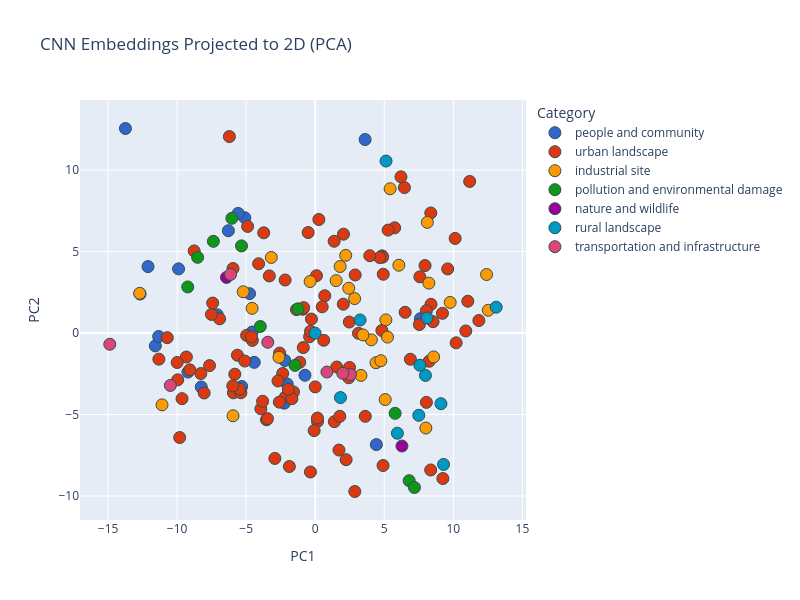

The code cell stored with this chart in its notebook:
### Code cell
# Quick projection to 2D for visual intuition
pca_preview = PCA(n_components=2, random_state=123)
xy_preview = pca_preview.fit_transform(all_embeddings)

# Create a DataFrame for visualization
pca_preview_df = pd.DataFrame({
    "PC1": xy_preview[:, 0],
    "PC2": xy_preview[:, 1],
    "Category": meta_df["category"].str.lower(),
    "Title": meta_df["title"].apply(lambda t: textwrap.fill(str(t).lower(), 
                                                            width=50).replace('\n', '<br>')),
    "Image ID": meta_df["img_path"]
})

# Create an interactive scatter plot
fig = px.scatter(
    pca_preview_df,
    x="PC1",
    y="PC2",
    color="Category",
    hover_data={
        "Title": True,
        "Image ID": True,
        "PC1": False,
        "PC2": False,
        "Category": True
    },
    title="CNN Embeddings Projected to 2D (PCA)",
    color_discrete_sequence=px.colors.qualitative.G10,  # A high-contrast palette
    width=800, height=600
)

fig.update_traces(marker=dict(size=12, line=dict(width=1, color='DarkSlateGrey')))
fig.show()

### Figure 1 — Plotly figure (JSON) as saved in the notebook; plotly's stock layout.template omitted (floating-point values rounded to 4 significant figures; data arrays with more than 128 entries replaced by an {"elided": "..."} marker saying what was removed)
{"data": [{"customdata": [["edgard stephens, professor of environmental<br>science at the statewide air pollution research<br>center, using optical particle counter", "542663.jpg", "people and community"], ["air pollution control department officers mel<br>schreckengost and dick fehrenback discussing<br>citation with driver of violating truck", "542759.jpg", "people and community"], ["citizens protest further destruction of<br>mississippi river bank. they want the area<br>preserved as a park", "544235.jpg", "people and community"], ["smiling participant in the \"junior rodeo\",<br>sponsored by the parker indian rodeo association<br>and held on the colorado river indian reservation", "549045.jpg", "people and community"], ["fisherman launches his boat into the grand glaize<br>arm of the lake from the camp-grounds in lake of<br>the ozarks state park", "551280.jpg", "people and community"], ["annual smelt run at singing bridge, tawas city. in<br>mid-april thousands of fishermen gather at whitney<br>drain, a manmade canal on lake huron, to dipnet<br>for these small fish. fog does not deter the<br>fishermen", "551389.jpg", "people and community"], ["annual smelt run at singing bridge, tawas city. in<br>mid-april thousands of fishermen gather at whitney<br>drain, a manmade canal on lake huron, to dipnet<br>for these small fish. fishermen, waiting for the<br>next run, enjoy a camp fire", "551402.jpg", "people and community"], ["annual smelt run at singing bridge, tawas city. in<br>mid-april thousands of fishermen gather at whitney<br>drain, a manmade canal on lake huron, to dipnet<br>for these small fish. dipnetting at night", "551403.jpg", "people and community"], ["warren freeman, 50, built a cottage on an island<br>in the kansas river. the island lies between the<br>18th street and east kansas avenue bridges.<br>unemployment checks and fishing are his present<br>means of support. freeman is loading his boat on<br>an automobile trailer", "552120.jpg", "people and community"], ["crab netting at brinnon tide flat on the hood<br>canal brings out large crowds during the spring<br>and summer minus tides. catch is mainly dungeness<br>crabs, which must measure six inches across the<br>shell. only the male crabs may be retained", "552282.jpg", "people and community"], ["exhibit at the first symposium on low pollution<br>power systems development held at the marriott<br>motor inn, ann arbor vehicles and hardware were<br>assembled at the epa ann arbor laboratory. part of<br>the exhibit was held in the motel parking lot seen<br>here are symposium participants with general<br>motors gasoline powered vehicle (foreground) and,<br>in background, the epa/williams turbine car", "552788.jpg", "people and community"], ["august brings the \"d'aug days\" to fountain square.<br>\"d'aug days\" is a month long festival of arts<br>presented to, for, and sometimes by, the people.<br>crowds in the square watch as dancers perform<br>under spotlights", "553259.jpg", "people and community"], ["billy watkins eats a bowl of cereal in the living<br>room of his house in mulky square. billy is one of<br>9 children of a biscuit company worker and his<br>wife", "553529.jpg", "people and community"], ["herbert may and companions gear up to fish on red<br>lake", "554198.jpg", "people and community"], ["it seems people don't consider something as a<br>crisis or national issue until it is reproduced on<br>a tee shirt. this message \"join the energy corps,\"<br>was produced by a power company, and worn by a<br>little girl", "555436.jpg", "people and community"], ["private residence on north main street in<br>paterson, new jersey. the inner city today is an<br>absolute contradiction to the main stream america<br>of gas stations, expressways, shopping centers and<br>tract homes. it is populated by blacks, latins and<br>the white poor. most of all, the inner city is<br>human beings, as threatened and beautiful as the<br>19th century buildings in their environment", "555922.jpg", "people and community"], ["fireman, left, and engineer in the cab of the<br>empire builder passenger train as it heads west<br>from chicago to east glacier park montana, and<br>seattle, washington. amtrak, since it assumed<br>responsibility for most u.s. intercity rail<br>passenger service in 1971 has been working to<br>improve facilities and attract riders by using<br>methods employed by the airlines such as<br>computerized reservations", "556086.jpg", "people and community"], ["the rev. jesse jackson speaks on a radio broadcast<br>from the headquarters of operation push at its<br>annual convention. one of the aims of the<br>organization is to open the world of business to<br>small black owned businesses. rev. jackson is<br>credited for helping to make chicago the black<br>banking capital of the country. he helped persuade<br>white companies to stop taking profits earned from<br>black consumers to the white suburbs", "556253.jpg", "people and community"], ["kitsap county audubon society members on a field<br>trip. they are identifying the fauna and flora on<br>a small piece of wild land being mis-used by<br>weekend trail motor bikers. increased land use<br>pressure is expected when the navy's trident<br>submarine base is built nearby. a \"new city\" is<br>proposed to house a substantial portion of the<br>projected 27,000 people who will move into the<br>area when the naval installation is completed", "557007.jpg", "people and community"], ["young woman watches an exhaust analyzer machine as<br>her auto is being tested at an auto emission<br>inspection station in downtown cincinnati, ohio.<br>the auto did not pass the test for carbon monoxide<br>and hydrocarbon emissions and received a temporary<br>sticker. all light duty, spark ignition powered<br>motor vehicles must pass the emissions test<br>annually as well as a safety check which has been<br>in effect since 1940. (see pictures #15472 through<br>78)", "557921.jpg", "people and community"], ["newborn child in the delivery room of loretto<br>hospital in new ulm, minnesota. there are two<br>hospitals in the town, union which is non-<br>denominational and loretto which is catholic. they<br>have divided their services to specialize and give<br>more efficient service. new ulm is a county seat<br>trading center of 13,000 in a farming area of<br>south central minnesota. it was founded in 1854 by<br>a german immigrant land company that encouraged<br>kinsmen to emigrate from europe", "558169.jpg", "people and community"], ["religion plays an important part in the lives of<br>residents. the largest group of churchgoers are<br>roman catholics. a priest at the new ulm cathedral<br>is shown during a folk guitar mass. this weekly<br>event was begun for the younger people and has<br>become the most popular mass with standing room<br>only. the church interior is decorated with<br>baroque carvings reminiscent of churches in<br>southern germany's bavarian", "558390.jpg", "people and community"], ["religion plays an important part in the lives of<br>residents. the largest group of churchgoers are<br>roman catholics. st. marys church, located in the<br>south part of town, is one of two catholic<br>churches. the parish had met in their church<br>school auditorium for more than 30 years until<br>enough money was raised for the modern church they<br>desired. new ulm is a county seat trading center<br>of 13,000 founded in 1854 by german immigrants", "558397.jpg", "people and community"]], "hovertemplate": "Category=%{customdata[2]}<br>Title=%{customdata[0]}<br>Image ID=%{customdata[1]}<extra></extra>", "legendgroup": "people and community", "marker": {"color": "#3366CC", "line": {"color": "DarkSlateGrey", "width": 1}, "size": 12, "symbol": "circle"}, "mode": "markers", "name": "people and community", "orientation": "v", "showlegend": true, "type": "scatter", "x": [-7.099, -12.68, -2.2, -4.419, 3.611, 7.613, -9.898, -2.245, -4.757, -5.099, -11.58, 4.425, -12.11, -5.581, -5.329, -0.7455, -9.22, -4.571, -2.032, -11.34, -13.75, -8.254, -6.292], "xaxis": "x", "y": [1.119, 2.39, -1.687, -1.801, 11.87, 0.8785, 3.934, -4.303, 2.415, 7.066, -0.7903, -6.846, 4.074, 7.336, -3.28, -2.594, -2.399, 0.0578, -3.129, -0.2157, 12.55, -3.31, 6.273], "yaxis": "y"}, {"customdata": {"elided": "112x3 str values"}, "hovertemplate": "Category=%{customdata[2]}<br>Title=%{customdata[0]}<br>Image ID=%{customdata[1]}<extra></extra>", "legendgroup": "urban landscape", "marker": {"color": "#DC3912", "line": {"color": "DarkSlateGrey", "width": 1}, "size": 12, "symbol": "circle"}, "mode": "markers", "name": "urban landscape", "orientation": "v", "showlegend": true, "type": "scatter", "x": [6.459, 1.386, -0.2742, 10.13, -5.926, 5.749, 1.717, 2.465, -6.218, -7.655, 0.08918, 4.911, 8.247, -1.576, -3.732, -1.361, -3.532, 8.049, 4.84, -2.925, 7.539, -2.579, -2.182, -9.817, 2.892, -0.5127, -9.334, -10.71, 0.6891, -4.972, 0.164, 2.423, -5.957, -0.9067, 4.875, 6.206, -4.555, 2.032, 1.779, 3.129, -2.173, 2.045, 1.37, -0.08116, -9.647, 4.924, -2.601, -5.385, 7.952, 6.89, 4.672, 9.24, 0.1599, -0.3486, -5.827, -1.873, -1.691, 3.624, 8.531, 2.235, -6.927, 0.6136, -7.518, 10.2, 2.863, -0.8678, -0.407, -5.637, 2.483, -2.359, 11.05, 8.384, -4.898, 0.5044, 4.827, 11.85, 6.51, -9.961, 8.36, 9.212, -9.998, -1.952, 7.575, 9.59, 8.368, 5.275, -7.429, 10.9, 0.2616, -5.489, 1.558, -5.1, -0.3411, -8.287, -8.044, -2.7, 8.048, 11.18, 3.949, -5.972, -0.0004625, -0.8378, -3.461, -4.1, -1.124, -3.326, -8.769, -4.629, -11.32, -3.939, -9.085, -3.811], "xaxis": "x", "y": [8.919, -5.439, 0.8551, 5.801, -3.67, 6.452, -7.181, 0.6736, 12.05, -2.001, 3.516, -8.13, -1.734, -3.616, 6.145, 1.434, -5.325, -4.256, 4.732, -7.694, 0.5209, -1.232, 3.251, -6.414, 3.56, 6.162, -1.474, -0.2847, 2.284, -0.1463, -5.425, -2.745, 3.952, 1.455, 4.65, 9.58, -0.4542, 1.769, -5.112, -0.02001, -3.939, 6.063, 5.626, -5.988, -4.027, 3.603, -4.241, -3.667, 4.136, -1.61, 4.627, -8.929, -5.219, -8.525, -2.526, -8.192, -4.027, -5.112, 0.6933, -7.77, 0.8703, -0.4469, 1.14, -0.6035, -9.723, -0.8945, -0.2265, -1.364, -2.113, -2.483, 1.95, 1.76, 6.538, 1.606, 0.1535, 0.7629, 1.271, -2.874, -8.403, 1.207, -1.808, -3.457, 3.447, 3.933, 7.362, 6.311, 1.836, 0.125, 6.963, -3.443, -2.087, -1.72, 0.1057, -2.487, -3.68, -2.944, 1.368, 9.297, 4.744, -3.241, -3.306, 1.555, -5.252, 4.248, -1.799, 3.502, 5.035, -0.2296, -1.605, -4.651, -2.26, -4.187], "yaxis": "y"}, {"customdata": [["settling pond where wastes are allowed to \"settle<br>out\" from milling process at idarado mill", "543750.jpg", "industrial site"], ["mill and mine tailings piles left from abandoned<br>gold mill", "543848.jpg", "industrial site"], ["phelps lodge corp.'s abandoned mine tower at the<br>lavender pit mine", "544102.jpg", "industrial site"], ["strip mining operations at the navajo mine of the<br>utah construction and mining company. the navajo<br>mine services the four corners generating plant", "544135.jpg", "industrial site"], ["smoke from lumber mill's \"teepee\" burner obscures<br>administration building", "544970.jpg", "industrial site"], ["chimneys of u.s. steel plant emit smoke 24 hours a<br>day", "545435.jpg", "industrial site"], ["unloading oil laden debris: part of epa supervised<br>clean-up of the san juan river oil spill. 285,000<br>gallons of crude oil spilled from a burst pipeline<br>and flowed 200 miles downstream before it was<br>contained by a log boom. this disposal site was<br>dug in a hilltop about a quarter mile from the<br>boom", "545677.jpg", "industrial site"], ["close-up of garbage and tiny dead fish which were<br>washed ashore along lake charles. mercury content<br>of the lake is high because of heavy concentration<br>of industry nearby", "546138.jpg", "industrial site"], ["sulphur fumes pour out of the smokestacks of the<br>olin mathieson chemical plant", "546237.jpg", "industrial site"], ["compacted old cars on flatbed truck are ready for<br>the shredder (in background), at the klean steel<br>manufacturing corporation in flowood. mr. v.t.<br>hawkins, director of solid waste planning, state<br>board of health, is alongside the truck", "546261.jpg", "industrial site"], ["mechanics at work at \"call carl,\" computerized<br>center", "546632.jpg", "industrial site"], ["longshoreman unloads cargo at dundalk marine<br>terminal, a maryland port authority facility, in<br>baltimore harbor", "546869.jpg", "industrial site"], ["container cargo is unloaded at dundalk marine<br>terminal, a maryland port authority facility", "546910.jpg", "industrial site"], ["steel mill waste along the southern shore of lake<br>michigan", "547172.jpg", "industrial site"], ["view north along the androscoggin river from the<br>brown paper company, one of the city's industrial<br>plants", "550673.jpg", "industrial site"], ["algae collect inside bays of the fox river between<br>appleton and green bay. there are 19 sources of<br>industrial pollution along this 40-mile stretch.<br>the problem is compounded by algae in lake<br>winnebago, which dies in the lake, decompose in<br>the river, and pass into the bay", "550753.jpg", "industrial site"], ["charmin paper company at green bay contributes its<br>share of smoke and sulfite odor to the heavily<br>industrialized bay area. the leading industry here<br>is paper and paper products", "550870.jpg", "industrial site"], ["smokestack of the du point chemical plant on the<br>houston ship channel", "550938.jpg", "industrial site"], ["looking up the kanawha river valley from deep<br>water toward alloy where smoke from union<br>carbide's ferroalloy plant rises high into the air", "551052.jpg", "industrial site"], ["raleigh junk company, a large scrap metal<br>operation on the kanawha river at riverside", "551089.jpg", "industrial site"], ["monsanto chemical company at nitro on the kanawha<br>river interstate 64 crosses the river just below<br>the plant. in the distance are the chimneys and<br>cooling towers of the john amos power plant", "551173.jpg", "industrial site"], ["12th street in the early morning looking south<br>toward the kansas river. junk cars are being<br>brought to a local factory which processes scrap<br>metal", "552077.jpg", "industrial site"], ["black smoke pouring from crown zellerbach kraft<br>pulp mill", "552193.jpg", "industrial site"], ["national metals junkyard. (from the sites<br>exhibition. for other images in this assignment,<br>see fiche numbers 38, 39, 40, 58.)", "553863.jpg", "industrial site"], ["dying corn plant is shown in a truck garden about<br>12 hours after being contaminated when a pennwalt<br>corporation chemical storage plant was destroyed<br>by fire and explosions believed caused by<br>lightning. chemicals also spilled into the<br>olentangy river june 20, 1974, and caused a major<br>fish kill. epa authorities supervised the cleanup", "555545.jpg", "industrial site"], ["shift of miners in the elevator which will take<br>them down to work in the virginia-pocahontas mine<br>#4 near richlands, virginia they are headed for<br>the 1,200 foot level. the black hats signify that<br>the men are experienced miners. the miner with the<br>green hat is a safety man. these mines have three<br>shifts, two working and one cleanup", "556336.jpg", "industrial site"], ["pollution from coke batteries hangs in the air<br>over a jones and laughlin steel corporation plant<br>at aliquippa, pennsylvania near pittsburgh. some<br>discharge also is made into the ohio river, the<br>pollution has continued since this picture was<br>taken. new coke batteries were scheduled for<br>operation in the fall of 1975", "557248.jpg", "industrial site"], ["union carbide ferro-alloy plant. emissions from<br>the metallurigical plant were reduced 97.7 percent<br>between october 1967, and september, 1975. the<br>decrease occurred after agreement on a compliance<br>schedule between union carbide and the west<br>virginia air pollution control commission. the<br>u.s. environmental protection agency stack sampled<br>plant emissions while developing national new<br>source performance standards. (see images 8496-98)", "557373.jpg", "industrial site"], ["union carbide ferro-alloy plant seen from deep<br>water. total plant emissions decreased from<br>113,252 tons to 2,649 tons from 1967 to 1975, a<br>drop of 97.7 percent. the decrease occurred after<br>agreement on a compliance schedule between union<br>carbide and the west virginia air pollution<br>control commission. the u.s. environmental<br>protection agency stack sampled plant emissions<br>while developing national new source performance<br>standards. (see images 8566 and 8567)", "557379.jpg", "industrial site"], ["neat, well kept homes on a hillside of boomer,<br>near the union carbide ferro-alloy plant. total<br>plant emissions from the metallurgical furnaces<br>and the powerhouse were reduced 97.7 percent<br>between october, 1967, and september, 1975. a<br>compliance schedule was reached between the<br>company and the west virginia air pollution<br>control commission. epa stack sampled plant<br>emissions while developing national new source<br>performance standards. (see fiche #141 to 146)", "557404.jpg", "industrial site"]], "hovertemplate": "Category=%{customdata[2]}<br>Title=%{customdata[0]}<br>Image ID=%{customdata[1]}<extra></extra>", "legendgroup": "industrial site", "marker": {"color": "#FF9900", "line": {"color": "DarkSlateGrey", "width": 1}, "size": 12, "symbol": "circle"}, "mode": "markers", "name": "industrial site", "orientation": "v", "showlegend": true, "type": "scatter", "x": [9.771, 5.234, 8.01, 2.204, 4.062, 5.066, 5.42, -2.63, 5.114, -3.183, -4.572, -12.71, -5.215, 12.41, 4.396, 3.31, 3.457, 1.802, 12.53, 2.852, 8.116, -5.954, 6.054, -0.3713, 4.75, -11.1, 1.514, 2.424, 8.228, 8.574], "xaxis": "x", "y": [1.876, -0.2506, -5.829, 4.763, -0.4191, -4.083, 8.848, -1.491, 0.8052, 4.636, 1.513, 2.435, 2.531, 3.587, -1.825, -2.601, -0.118, 4.079, 1.396, 2.111, 6.787, -5.079, 4.158, 3.157, -1.699, -4.408, 3.213, 2.742, 3.059, -1.468], "yaxis": "y"}, {"customdata": [["acid and radium 226 leak from uranium mill<br>tailings pond into the san miguel river", "543756.jpg", "pollution and environmental damage"], ["enlarged lung of emphysema victim. severe air<br>pollution increases risk of respiratory and<br>pulmonary diseases among workers of the birmingham<br>area", "545483.jpg", "pollution and environmental damage"], ["epa man checks log boom for leakage of oil and<br>debris following a massive oil spill into the san<br>juan river. origin of the spill was a burst<br>pipeline, 200 miles upstream. made chiefly of<br>telephone poles, the boom held the oil in check<br>until flood conditions caused it to overflow into<br>lake powell. clean-up operations, involving crews<br>from pipeline company, army, coast guard, and<br>other agencies were supervised by epa", "545663.jpg", "pollution and environmental damage"], ["bayou segnette swampland, which has been<br>devastated by runoff petroleum sludge from a<br>nearby natural gas installation stumps of giant<br>virgin cypress trees attest to the ravages of<br>industrial pollution", "546060.jpg", "pollution and environmental damage"], ["don miller, of the maryland water resources<br>administration, checks water of stony run after<br>accidental spillage of 4000 gallons of oil", "546847.jpg", "pollution and environmental damage"], ["dumping garbage in landfill operation on jamaica<br>bay increased water pollution as well as serious<br>ecological damage is feared", "547983.jpg", "pollution and environmental damage"], ["fishermen at pass manchac. since the recent<br>opening of the bonnet carre spillway, muddy and<br>polluted mississippi river water has entered the<br>brackish lakes pontchartrain and maurepas manchac<br>is directly between the two lakes, and fishing has<br>suffered with the decline in water quality", "548301.jpg", "pollution and environmental damage"], ["los angeles reactive pollutant program (larpp), a<br>unique multi-agency air pollution research study<br>sponsored by the coordinating research council, a<br>government-industry research group", "552369.jpg", "pollution and environmental damage"], ["los angeles reactive pollutant program (larpp), a<br>unique multi-agency air pollution research study<br>sponsored by the coordinating research council, a<br>government-industry research group", "552378.jpg", "pollution and environmental damage"], ["lake borgne oystermen claim release of mississippi<br>river flood waters has polluted their oyster beds.<br>some of the men are preparing a legal deposition.<br>aboard captain pete tesvich's boat they collect<br>evidence for their case. tesvich's group has<br>boarded boat carrying a group of u.s. army corps<br>of engineers biologists together they examine the<br>dead and diseased oysters. oysterman tom hadley<br>probes a diseased oyster", "552880.jpg", "pollution and environmental damage"], ["water in drainage ditch, clogged with wastes,<br>flows from the leominster dump area into the<br>already severely polluted nashua river", "553434.jpg", "pollution and environmental damage"]], "hovertemplate": "Category=%{customdata[2]}<br>Title=%{customdata[0]}<br>Image ID=%{customdata[1]}<extra></extra>", "legendgroup": "pollution and environmental damage", "marker": {"color": "#109618", "line": {"color": "DarkSlateGrey", "width": 1}, "size": 12, "symbol": "circle"}, "mode": "markers", "name": "pollution and environmental damage", "orientation": "v", "showlegend": true, "type": "scatter", "x": [6.804, -6.039, -9.235, 5.786, -1.464, -1.245, -5.34, -7.378, -8.519, -3.979, 7.183], "xaxis": "x", "y": [-9.058, 7.036, 2.825, -4.928, -1.986, 1.48, 5.344, 5.622, 4.64, 0.398, -9.477], "yaxis": "y"}, {"customdata": [["jellyfish, and their ability to fluoresce, is the<br>research engaging this graduate student at the<br>marine biology laboratory of the university of<br>washington", "544965.jpg", "nature and wildlife"], ["one of the many species of coral at john pennekamp<br>coral reef state park, a few miles off key largo", "548711.jpg", "nature and wildlife"]], "hovertemplate": "Category=%{customdata[2]}<br>Title=%{customdata[0]}<br>Image ID=%{customdata[1]}<extra></extra>", "legendgroup": "nature and wildlife", "marker": {"color": "#990099", "line": {"color": "DarkSlateGrey", "width": 1}, "size": 12, "symbol": "circle"}, "mode": "markers", "name": "nature and wildlife", "orientation": "v", "showlegend": true, "type": "scatter", "x": [-6.428, 6.279], "xaxis": "x", "y": [3.409, -6.933], "yaxis": "y"}, {"customdata": [["ekker butte rises in the crystal air of<br>canyonlands national park. the smaller arches<br>national park lies just to the north of the town.<br>bates wilson, superintendent of both parks, says<br>their most important feature at this time is their<br>clear atmosphere. he fears this will be harmed<br>soon by the operation of giant coal-burning power<br>plants in utah and adjoining states. some people<br>feel that the air is already beginning to suffer<br>from the effects of the huge plant at shiprock,<br>new mexico", "545775.jpg", "rural landscape"], ["fishing in the androscoggin river in the \"13-mile<br>wood\" area near errol. the river rises in nearby<br>lake umbagog on the maine-new hampshire boundary", "550665.jpg", "rural landscape"], ["one of the many swamps of northeastern wisconsin<br>that contribute to the headwaters of the wisconsin<br>river", "550782.jpg", "rural landscape"], ["glen ferris, on the kanawha river near gauley<br>bridge, is a popular spot for camping and fishing", "550975.jpg", "rural landscape"], ["fairview church and school are abandoned now. in<br>the 1950's fifty-six students attended fairview<br>school (to the right of the church) and fairview<br>was the community center for the farm people in<br>the area. when small ranches could no longer<br>support their owners, many had to leave", "552674.jpg", "rural landscape"], ["in august, 1973, a major forest fire swept through<br>the western slopes of the sierra mountain range<br>near sonora, california salvage operations on<br>acreage owned by the pickering lumber company of<br>standard, california., began promptly. pickering<br>loggers in burn area", "553638.jpg", "rural landscape"], ["trojan nuclear power plant on the columbia river.<br>(from the sites exhibition. for other images in<br>this assignment, see fiche numbers 42, 43, 44, 45,<br>46, 47.)", "553885.jpg", "rural landscape"], ["junkyard for worn-out agricultural implements at<br>karlstad", "554211.jpg", "rural landscape"], ["abandoned farm which did not succeed near<br>elizabethtown new york, in the adirondack forest<br>preserve", "554562.jpg", "rural landscape"], ["view of overgrazed prairie with hardwood forest in<br>the distance in doniphan county kansas, near troy<br>in the extreme northeast corner of the state.<br>plants that inhabit the area once covered by<br>tallgrass prairie include goldenrod; dogbane and<br>brome grass. northeast kansas is unique because it<br>contains the only hardwood forest in the state in<br>addition to tallgrass prairie", "557099.jpg", "rural landscape"], ["view through an old growth forest with young trees<br>growing in the sunlight between the hugh old<br>douglas fir trees. harold macmillan park, on<br>vancouver island, british columbia. near port<br>alberni, british columbia, canada. from the<br>environmental protection agencys project<br>documerica collection, \" in praise of forests\".<br>for additional images see fiche #s 209, 210, 211,<br>212, and 213. entheos. april, 1969.", "557627.jpg", "rural landscape"], ["rocky mountain stream typical of those in the area<br>near the flume, a natural 800-foot long chasm<br>formed before the ice age, in the franconia notch<br>state park, south of franconia, new hampshire<br>other attractions in the state park include an<br>aerial tramway that carries passengers to the top<br>of 4,200-foot cannon mountain, and the old man of<br>the mountain, a 40-foot profile made famous by<br>nathaniel hawthorne. the area is part of the white<br>mountain national forest", "557823.jpg", "rural landscape"]], "hovertemplate": "Category=%{customdata[2]}<br>Title=%{customdata[0]}<br>Image ID=%{customdata[1]}<extra></extra>", "legendgroup": "rural landscape", "marker": {"color": "#0099C6", "line": {"color": "DarkSlateGrey", "width": 1}, "size": 12, "symbol": "circle"}, "mode": "markers", "name": "rural landscape", "orientation": "v", "showlegend": true, "type": "scatter", "x": [13.1, 7.98, 9.102, 1.828, 3.247, 5.947, 5.126, -0.01297, 8.1, 7.5, 7.58, 9.291], "xaxis": "x", "y": [1.585, -2.603, -4.336, -3.961, 0.8009, -6.148, 10.55, -0.006963, 0.9205, -5.05, -1.978, -8.063], "yaxis": "y"}, {"customdata": [["metro subway construction adds to city traffic<br>problems", "546621.jpg", "transportation and infrastructure"], ["park and ride station at springfield, va. these<br>wind chilled men are waiting for the pentagon bus", "546651.jpg", "transportation and infrastructure"], ["automatic vendors sell tickets for public<br>transportation--bus, trolley, subway and<br>schnellbahn (express) date and time are recorded<br>on the ticket when it is inserted into the puncher<br>marked \"e.\" no transfers are needed", "551875.jpg", "transportation and infrastructure"], ["children sleeping in one of the chair cars on the<br>southwest limited, an overnight train from los<br>angeles, california, to albuquerque, new mexico.<br>compartments are available for passengers who wish<br>to pay more money. the train also has a dome car,<br>dining car and lounge car. it ends its run in<br>chicago", "555970.jpg", "transportation and infrastructure"], ["one passenger steps off a metropolitan atlanta<br>rapid transit authority (marta) bus as another<br>waits to climb on in atlanta georgia. ridership<br>increased 27 percent from 1970 to 1974 to a total<br>of 73,727,000. marta has 715 buses, 490 of them<br>new, that travel 1,592 route miles each work day.<br>new services in addition to the buses were new<br>routes which now total 134, night service,<br>passenger waiting shelters, fringe parking and a<br>fare decrease from 40 to 15 cents", "556804.jpg", "transportation and infrastructure"], ["southern railway right-of-way worker, working with<br>a machine that aids in replacing old track with<br>new quarter mile long sections of rail. on a good<br>day, when the crew doesn't have to stop work too<br>many times to let trains pass on parallel tracks<br>they can lay slightly less than two miles of<br>welded tracks per day in 1974 southern had an<br>average of four crews numbering 50 to 55 men each<br>working on the system's 10,531 miles of railroad", "556874.jpg", "transportation and infrastructure"], ["southern railway right-of-way machinery and work<br>crew improving the roadbed. in 1974 the company<br>spent 18.6 percent of its revenue in track<br>maintenance, the highest in the industry. that<br>year southern laid 91,808 tons of rail and placed<br>2,278,318 railroad ties. the maximum safe speed on<br>the company's track is usually 60 miles per hour<br>for the entire 10,531 miles of the system. in<br>comparison, another company has one section with<br>an eight miles per hour top speed", "556893.jpg", "transportation and infrastructure"]], "hovertemplate": "Category=%{customdata[2]}<br>Title=%{customdata[0]}<br>Image ID=%{customdata[1]}<extra></extra>", "legendgroup": "transportation and infrastructure", "marker": {"color": "#DD4477", "line": {"color": "DarkSlateGrey", "width": 1}, "size": 12, "symbol": "circle"}, "mode": "markers", "name": "transportation and infrastructure", "orientation": "v", "showlegend": true, "type": "scatter", "x": [2.548, 0.8473, -10.49, 1.992, -14.88, -6.133, -3.437], "xaxis": "x", "y": [-2.547, -2.395, -3.217, -2.475, -0.6904, 3.593, -0.569], "yaxis": "y"}], "layout": {"height": 600, "legend": {"title": {"text": "Category"}, "tracegroupgap": 0}, "title": {"text": "CNN Embeddings Projected to 2D (PCA)"}, "width": 800, "xaxis": {"anchor": "y", "domain": [0, 1], "title": {"text": "PC1"}}, "yaxis": {"anchor": "x", "domain": [0, 1], "title": {"text": "PC2"}}}}
